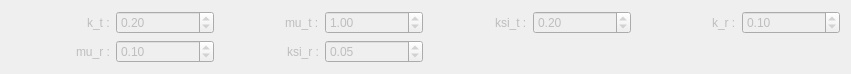
          <widget class="QWidget" name="ForceFrictionWidget" native="true">
           <property name="enabled">
            <bool>false</bool>
           </property>
           <property name="geometry">
            <rect>
             <x>190</x>
             <y>600</y>
             <width>851</width>
             <height>74</height>
            </rect>
           </property>
           <layout class="QGridLayout" name="gridLayout_10">
            <item row="0" column="0">
             <layout class="QHBoxLayout" name="horizontalLayout_114">
              <item alignment="Qt::AlignRight">
               <widget class="QLabel" name="label_112">
                <property name="text">
                 <string>k_t :</string>
                </property>
               </widget>
              </item>
              <item>
               <widget class="QDoubleSpinBox" name="ForceFrictionKt">
                <property name="value">
                 <double>0.200000000000000</double>
                </property>
               </widget>
              </item>
             </layout>
            </item>
            <item row="0" column="1">
             <layout class="QHBoxLayout" name="horizontalLayout_115">
              <item alignment="Qt::AlignRight">
               <widget class="QLabel" name="label_113">
                <property name="text">
                 <string>mu_t :</string>
                </property>
               </widget>
              </item>
              <item>
               <widget class="QDoubleSpinBox" name="ForceFrictionMut">
                <property name="value">
                 <double>1.000000000000000</double>
                </property>
               </widget>
              </item>
             </layout>
            </item>
            <item row="0" column="2">
             <layout class="QHBoxLayout" name="horizontalLayout_116">
              <item alignment="Qt::AlignRight">
               <widget class="QLabel" name="label_114">
                <property name="text">
                 <string>ksi_t :</string>
                </property>
               </widget>
              </item>
              <item>
               <widget class="QDoubleSpinBox" name="ForceFrictionKsit">
                <property name="value">
                 <double>0.200000000000000</double>
                </property>
               </widget>
              </item>
             </layout>
            </item>
            <item row="0" column="3">
             <layout class="QHBoxLayout" name="horizontalLayout_117">
              <item alignment="Qt::AlignRight">
               <widget class="QLabel" name="label_115">
                <property name="text">
                 <string>k_r :</string>
                </property>
               </widget>
              </item>
              <item>
               <widget class="QDoubleSpinBox" name="ForceFrictionKr">
                <property name="value">
                 <double>0.100000000000000</double>
                </property>
               </widget>
              </item>
             </layout>
            </item>
            <item row="1" column="0">
             <layout class="QHBoxLayout" name="horizontalLayout_118">
              <item alignment="Qt::AlignRight">
               <widget class="QLabel" name="label_116">
                <property name="text">
                 <string>mu_r :</string>
                </property>
               </widget>
              </item>
              <item>
               <widget class="QDoubleSpinBox" name="ForceFrictionMur">
                <property name="value">
                 <double>0.100000000000000</double>
                </property>
               </widget>
              </item>
             </layout>
            </item>
            <item row="1" column="1">
             <layout class="QHBoxLayout" name="horizontalLayout_119">
              <item alignment="Qt::AlignRight">
               <widget class="QLabel" name="label_117">
                <property name="text">
                 <string>ksi_r :</string>
                </property>
               </widget>
              </item>
              <item>
               <widget class="QDoubleSpinBox" name="ForceFrictionKsir">
                <property name="value">
                 <double>0.050000000000000</double>
                </property>
               </widget>
              </item>
             </layout>
            </item>
           </layout>
          </widget>
